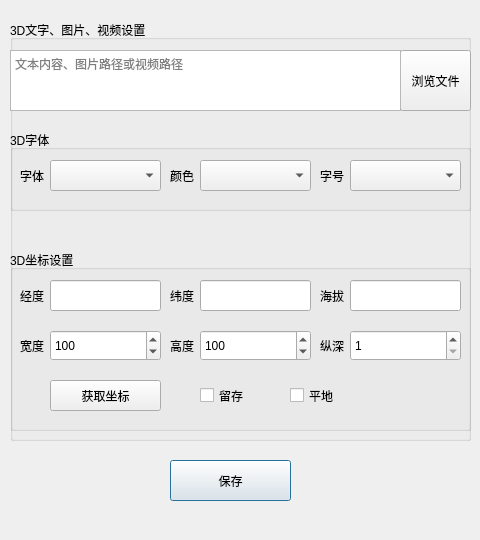
<?xml version="1.0" encoding="UTF-8"?>
<ui version="4.0">
 <class>Dialog_media_three_text_image_video_edit</class>
 <widget class="QDialog" name="Dialog_media_three_text_image_video_edit">
  <property name="windowModality">
   <enum>Qt::ApplicationModal</enum>
  </property>
  <property name="geometry">
   <rect>
    <x>0</x>
    <y>0</y>
    <width>480</width>
    <height>540</height>
   </rect>
  </property>
  <property name="windowTitle">
   <string>Dialog</string>
  </property>
  <widget class="QPushButton" name="pushButton">
   <property name="geometry">
    <rect>
     <x>170</x>
     <y>460</y>
     <width>121</width>
     <height>41</height>
    </rect>
   </property>
   <property name="text">
    <string>保存</string>
   </property>
  </widget>
  <widget class="QGroupBox" name="groupBox_three">
   <property name="geometry">
    <rect>
     <x>10</x>
     <y>20</y>
     <width>461</width>
     <height>421</height>
    </rect>
   </property>
   <property name="title">
    <string>3D文字、图片、视频设置</string>
   </property>
   <widget class="QGroupBox" name="groupBox_font_three">
    <property name="geometry">
     <rect>
      <x>0</x>
      <y>110</y>
      <width>461</width>
      <height>81</height>
     </rect>
    </property>
    <property name="title">
     <string>3D字体</string>
    </property>
    <widget class="QComboBox" name="comboBox_font_color_three">
     <property name="geometry">
      <rect>
       <x>190</x>
       <y>30</y>
       <width>111</width>
       <height>31</height>
      </rect>
     </property>
    </widget>
    <widget class="QComboBox" name="comboBox_font_size_three">
     <property name="geometry">
      <rect>
       <x>340</x>
       <y>30</y>
       <width>111</width>
       <height>31</height>
      </rect>
     </property>
    </widget>
    <widget class="QLabel" name="label_13">
     <property name="geometry">
      <rect>
       <x>310</x>
       <y>30</y>
       <width>31</width>
       <height>31</height>
      </rect>
     </property>
     <property name="text">
      <string>字号</string>
     </property>
     <property name="alignment">
      <set>Qt::AlignLeading|Qt::AlignLeft|Qt::AlignVCenter</set>
     </property>
    </widget>
    <widget class="QLabel" name="label_14">
     <property name="geometry">
      <rect>
       <x>10</x>
       <y>30</y>
       <width>31</width>
       <height>31</height>
      </rect>
     </property>
     <property name="text">
      <string>字体</string>
     </property>
     <property name="alignment">
      <set>Qt::AlignLeading|Qt::AlignLeft|Qt::AlignVCenter</set>
     </property>
    </widget>
    <widget class="QComboBox" name="comboBox_font_three">
     <property name="geometry">
      <rect>
       <x>40</x>
       <y>30</y>
       <width>111</width>
       <height>31</height>
      </rect>
     </property>
    </widget>
    <widget class="QLabel" name="label_18">
     <property name="geometry">
      <rect>
       <x>160</x>
       <y>30</y>
       <width>31</width>
       <height>31</height>
      </rect>
     </property>
     <property name="text">
      <string>颜色</string>
     </property>
     <property name="alignment">
      <set>Qt::AlignLeading|Qt::AlignLeft|Qt::AlignVCenter</set>
     </property>
    </widget>
   </widget>
   <widget class="QPushButton" name="pushButton_media_three">
    <property name="geometry">
     <rect>
      <x>390</x>
      <y>30</y>
      <width>71</width>
      <height>61</height>
     </rect>
    </property>
    <property name="text">
     <string>浏览文件</string>
    </property>
   </widget>
   <widget class="QPlainTextEdit" name="plainTextEdit_media_path_three">
    <property name="geometry">
     <rect>
      <x>0</x>
      <y>30</y>
      <width>391</width>
      <height>61</height>
     </rect>
    </property>
    <property name="placeholderText">
     <string>文本内容、图片路径或视频路径</string>
    </property>
   </widget>
   <widget class="QGroupBox" name="groupBox_coordination_three">
    <property name="geometry">
     <rect>
      <x>0</x>
      <y>230</y>
      <width>461</width>
      <height>181</height>
     </rect>
    </property>
    <property name="title">
     <string>3D坐标设置</string>
    </property>
    <widget class="QLabel" name="label_24">
     <property name="geometry">
      <rect>
       <x>10</x>
       <y>80</y>
       <width>31</width>
       <height>31</height>
      </rect>
     </property>
     <property name="text">
      <string>宽度</string>
     </property>
     <property name="alignment">
      <set>Qt::AlignLeading|Qt::AlignLeft|Qt::AlignVCenter</set>
     </property>
    </widget>
    <widget class="QLabel" name="label_2">
     <property name="geometry">
      <rect>
       <x>10</x>
       <y>30</y>
       <width>31</width>
       <height>31</height>
      </rect>
     </property>
     <property name="text">
      <string>经度</string>
     </property>
     <property name="alignment">
      <set>Qt::AlignLeading|Qt::AlignLeft|Qt::AlignVCenter</set>
     </property>
    </widget>
    <widget class="QLineEdit" name="lineEdit_media_longitude">
     <property name="geometry">
      <rect>
       <x>40</x>
       <y>30</y>
       <width>111</width>
       <height>31</height>
      </rect>
     </property>
     <property name="placeholderText">
      <string/>
     </property>
    </widget>
    <widget class="QLabel" name="label_3">
     <property name="geometry">
      <rect>
       <x>310</x>
       <y>30</y>
       <width>31</width>
       <height>31</height>
      </rect>
     </property>
     <property name="text">
      <string>海拔</string>
     </property>
     <property name="alignment">
      <set>Qt::AlignLeading|Qt::AlignLeft|Qt::AlignVCenter</set>
     </property>
    </widget>
    <widget class="QLineEdit" name="lineEdit_media_latitude">
     <property name="geometry">
      <rect>
       <x>190</x>
       <y>30</y>
       <width>111</width>
       <height>31</height>
      </rect>
     </property>
     <property name="placeholderText">
      <string/>
     </property>
    </widget>
    <widget class="QLineEdit" name="lineEdit_media_altitude">
     <property name="geometry">
      <rect>
       <x>340</x>
       <y>30</y>
       <width>111</width>
       <height>31</height>
      </rect>
     </property>
     <property name="placeholderText">
      <string/>
     </property>
    </widget>
    <widget class="QLabel" name="label_5">
     <property name="geometry">
      <rect>
       <x>160</x>
       <y>30</y>
       <width>31</width>
       <height>31</height>
      </rect>
     </property>
     <property name="text">
      <string>纬度</string>
     </property>
     <property name="alignment">
      <set>Qt::AlignLeading|Qt::AlignLeft|Qt::AlignVCenter</set>
     </property>
    </widget>
    <widget class="QLabel" name="label_30">
     <property name="geometry">
      <rect>
       <x>310</x>
       <y>80</y>
       <width>31</width>
       <height>31</height>
      </rect>
     </property>
     <property name="text">
      <string>纵深</string>
     </property>
     <property name="alignment">
      <set>Qt::AlignLeading|Qt::AlignLeft|Qt::AlignVCenter</set>
     </property>
    </widget>
    <widget class="QLabel" name="label_23">
     <property name="geometry">
      <rect>
       <x>160</x>
       <y>80</y>
       <width>31</width>
       <height>31</height>
      </rect>
     </property>
     <property name="text">
      <string>高度</string>
     </property>
     <property name="alignment">
      <set>Qt::AlignLeading|Qt::AlignLeft|Qt::AlignVCenter</set>
     </property>
    </widget>
    <widget class="QCheckBox" name="checkBox_media_3d_tile">
     <property name="geometry">
      <rect>
       <x>280</x>
       <y>130</y>
       <width>51</width>
       <height>31</height>
      </rect>
     </property>
     <property name="text">
      <string>平地</string>
     </property>
    </widget>
    <widget class="QPushButton" name="pushButton_get_position">
     <property name="geometry">
      <rect>
       <x>40</x>
       <y>130</y>
       <width>111</width>
       <height>31</height>
      </rect>
     </property>
     <property name="text">
      <string>获取坐标</string>
     </property>
    </widget>
    <widget class="QSpinBox" name="spinBox_media_3d_width">
     <property name="geometry">
      <rect>
       <x>40</x>
       <y>80</y>
       <width>111</width>
       <height>31</height>
      </rect>
     </property>
     <property name="minimum">
      <number>1</number>
     </property>
     <property name="maximum">
      <number>6400000</number>
     </property>
     <property name="value">
      <number>100</number>
     </property>
    </widget>
    <widget class="QSpinBox" name="spinBox_media_3d_height">
     <property name="geometry">
      <rect>
       <x>190</x>
       <y>80</y>
       <width>111</width>
       <height>31</height>
      </rect>
     </property>
     <property name="minimum">
      <number>1</number>
     </property>
     <property name="maximum">
      <number>6400000</number>
     </property>
     <property name="value">
      <number>100</number>
     </property>
    </widget>
    <widget class="QSpinBox" name="spinBox_media_3d_depth">
     <property name="geometry">
      <rect>
       <x>340</x>
       <y>80</y>
       <width>111</width>
       <height>31</height>
      </rect>
     </property>
     <property name="minimum">
      <number>1</number>
     </property>
     <property name="maximum">
      <number>99999</number>
     </property>
     <property name="value">
      <number>1</number>
     </property>
    </widget>
    <widget class="QCheckBox" name="checkBox_media_3d_always_show">
     <property name="geometry">
      <rect>
       <x>190</x>
       <y>130</y>
       <width>51</width>
       <height>31</height>
      </rect>
     </property>
     <property name="text">
      <string>留存</string>
     </property>
    </widget>
   </widget>
  </widget>
 </widget>
 <resources/>
 <connections/>
</ui>
